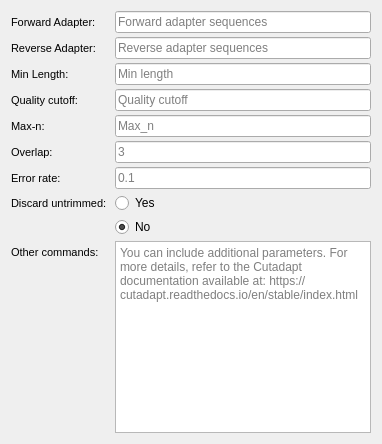
             <widget class="QWidget" name="tab_adapter_trimmig">
              <attribute name="title">
               <string>Adapter Trimming</string>
              </attribute>
              <layout class="QVBoxLayout" name="verticalLayout_2">
               <property name="spacing">
                <number>7</number>
               </property>
               <property name="bottomMargin">
                <number>11</number>
               </property>
               <item>
                <widget class="QFrame" name="frame_adapter">
                 <property name="frameShape">
                  <enum>QFrame::NoFrame</enum>
                 </property>
                 <property name="frameShadow">
                  <enum>QFrame::Plain</enum>
                 </property>
                 <layout class="QFormLayout" name="formLayout">
                  <property name="horizontalSpacing">
                   <number>8</number>
                  </property>
                  <property name="verticalSpacing">
                   <number>4</number>
                  </property>
                  <property name="leftMargin">
                   <number>0</number>
                  </property>
                  <property name="topMargin">
                   <number>0</number>
                  </property>
                  <property name="rightMargin">
                   <number>0</number>
                  </property>
                  <property name="bottomMargin">
                   <number>0</number>
                  </property>
                  <item row="3" column="0">
                   <widget class="QLabel" name="label_forward">
                    <property name="font">
                     <font>
                      <pointsize>8</pointsize>
                      <weight>50</weight>
                      <bold>false</bold>
                     </font>
                    </property>
                    <property name="mouseTracking">
                     <bool>true</bool>
                    </property>
                    <property name="toolTip">
                     <string>Forward reads</string>
                    </property>
                    <property name="whatsThis">
                     <string/>
                    </property>
                    <property name="inputMethodHints">
                     <set>Qt::ImhPreferNumbers</set>
                    </property>
                    <property name="text">
                     <string>Forward Adapter:</string>
                    </property>
                   </widget>
                  </item>
                  <item row="3" column="1">
                   <widget class="QLineEdit" name="lineEdit_forward_trim_adapter">
                    <property name="autoFillBackground">
                     <bool>false</bool>
                    </property>
                    <property name="inputMethodHints">
                     <set>Qt::ImhPreferNumbers</set>
                    </property>
                    <property name="placeholderText">
                     <string>Forward adapter sequences</string>
                    </property>
                    <property name="cursorMoveStyle">
                     <enum>Qt::LogicalMoveStyle</enum>
                    </property>
                    <property name="clearButtonEnabled">
                     <bool>false</bool>
                    </property>
                   </widget>
                  </item>
                  <item row="5" column="0">
                   <widget class="QLabel" name="label_reverse">
                    <property name="font">
                     <font>
                      <pointsize>8</pointsize>
                      <weight>50</weight>
                      <bold>false</bold>
                     </font>
                    </property>
                    <property name="mouseTracking">
                     <bool>true</bool>
                    </property>
                    <property name="toolTip">
                     <string>Reverse reads</string>
                    </property>
                    <property name="whatsThis">
                     <string/>
                    </property>
                    <property name="inputMethodHints">
                     <set>Qt::ImhPreferNumbers</set>
                    </property>
                    <property name="text">
                     <string>Reverse Adapter:</string>
                    </property>
                   </widget>
                  </item>
                  <item row="5" column="1">
                   <widget class="QLineEdit" name="lineEdit_reverse_trim_adapter">
                    <property name="inputMethodHints">
                     <set>Qt::ImhPreferNumbers</set>
                    </property>
                    <property name="placeholderText">
                     <string>Reverse adapter sequences</string>
                    </property>
                   </widget>
                  </item>
                  <item row="7" column="0">
                   <widget class="QLabel" name="label_min">
                    <property name="font">
                     <font>
                      <pointsize>8</pointsize>
                      <weight>50</weight>
                      <bold>false</bold>
                     </font>
                    </property>
                    <property name="mouseTracking">
                     <bool>true</bool>
                    </property>
                    <property name="toolTip">
                     <string>minimum length: Discard processed reads that are shorter than LENGTH</string>
                    </property>
                    <property name="whatsThis">
                     <string/>
                    </property>
                    <property name="inputMethodHints">
                     <set>Qt::ImhPreferNumbers</set>
                    </property>
                    <property name="text">
                     <string>Min Length:</string>
                    </property>
                   </widget>
                  </item>
                  <item row="7" column="1">
                   <widget class="QLineEdit" name="lineEdit_min__trim_adapter">
                    <property name="inputMethodHints">
                     <set>Qt::ImhPreferNumbers</set>
                    </property>
                    <property name="placeholderText">
                     <string>Min length</string>
                    </property>
                   </widget>
                  </item>
                  <item row="9" column="0">
                   <widget class="QLabel" name="label_quality">
                    <property name="font">
                     <font>
                      <pointsize>8</pointsize>
                      <weight>50</weight>
                      <bold>false</bold>
                     </font>
                    </property>
                    <property name="mouseTracking">
                     <bool>true</bool>
                    </property>
                    <property name="toolTip">
                     <string>Quality trimming: this parameter can be used to trim low-quality ends from reads</string>
                    </property>
                    <property name="whatsThis">
                     <string/>
                    </property>
                    <property name="inputMethodHints">
                     <set>Qt::ImhPreferNumbers</set>
                    </property>
                    <property name="text">
                     <string>Quality cutoff:</string>
                    </property>
                   </widget>
                  </item>
                  <item row="9" column="1">
                   <widget class="QLineEdit" name="lineEdit_quality_trim_adapter">
                    <property name="inputMethodHints">
                     <set>Qt::ImhPreferNumbers</set>
                    </property>
                    <property name="placeholderText">
                     <string>Quality cutoff</string>
                    </property>
                   </widget>
                  </item>
                  <item row="11" column="0">
                   <widget class="QLabel" name="label_max">
                    <property name="font">
                     <font>
                      <pointsize>8</pointsize>
                      <weight>50</weight>
                      <bold>false</bold>
                     </font>
                    </property>
                    <property name="mouseTracking">
                     <bool>true</bool>
                    </property>
                    <property name="toolTip">
                     <string>maximum number of N bases: Discard reads containing more than COUNT N bases</string>
                    </property>
                    <property name="whatsThis">
                     <string/>
                    </property>
                    <property name="inputMethodHints">
                     <set>Qt::ImhPreferNumbers</set>
                    </property>
                    <property name="text">
                     <string>Max-n:</string>
                    </property>
                   </widget>
                  </item>
                  <item row="11" column="1">
                   <widget class="QLineEdit" name="lineEdit_max_trim_adapter">
                    <property name="inputMethodHints">
                     <set>Qt::ImhPreferNumbers</set>
                    </property>
                    <property name="placeholderText">
                     <string>Max_n</string>
                    </property>
                   </widget>
                  </item>
                  <item row="13" column="0">
                   <widget class="QLabel" name="label_overlap">
                    <property name="font">
                     <font>
                      <pointsize>8</pointsize>
                      <weight>50</weight>
                      <bold>false</bold>
                     </font>
                    </property>
                    <property name="mouseTracking">
                     <bool>true</bool>
                    </property>
                    <property name="toolTip">
                     <string>Minimum overlap. reducing random matches (default: 3)</string>
                    </property>
                    <property name="whatsThis">
                     <string/>
                    </property>
                    <property name="inputMethodHints">
                     <set>Qt::ImhPreferNumbers</set>
                    </property>
                    <property name="text">
                     <string>Overlap:</string>
                    </property>
                   </widget>
                  </item>
                  <item row="13" column="1">
                   <widget class="QLineEdit" name="lineEdit_overlap_trim_adapter">
                    <property name="inputMethodHints">
                     <set>Qt::ImhPreferNumbers</set>
                    </property>
                    <property name="text">
                     <string/>
                    </property>
                    <property name="placeholderText">
                     <string>3</string>
                    </property>
                   </widget>
                  </item>
                  <item row="15" column="0">
                   <widget class="QLabel" name="label_errorRate">
                    <property name="font">
                     <font>
                      <pointsize>8</pointsize>
                      <weight>50</weight>
                      <bold>false</bold>
                     </font>
                    </property>
                    <property name="mouseTracking">
                     <bool>true</bool>
                    </property>
                    <property name="toolTip">
                     <string>Maximum error rate (default: 0.1)</string>
                    </property>
                    <property name="whatsThis">
                     <string/>
                    </property>
                    <property name="inputMethodHints">
                     <set>Qt::ImhPreferNumbers</set>
                    </property>
                    <property name="text">
                     <string>Error rate:</string>
                    </property>
                   </widget>
                  </item>
                  <item row="15" column="1">
                   <widget class="QLineEdit" name="lineEdit_error_trim_adapter">
                    <property name="inputMethodHints">
                     <set>Qt::ImhPreferNumbers</set>
                    </property>
                    <property name="text">
                     <string/>
                    </property>
                    <property name="placeholderText">
                     <string>0.1</string>
                    </property>
                   </widget>
                  </item>
                  <item row="18" column="0">
                   <widget class="QLabel" name="label_discarduntrim">
                    <property name="font">
                     <font>
                      <pointsize>8</pointsize>
                      <weight>50</weight>
                      <bold>false</bold>
                     </font>
                    </property>
                    <property name="toolTip">
                     <string>Discard reads in which no adapter was found</string>
                    </property>
                    <property name="text">
                     <string>Discard untrimmed:</string>
                    </property>
                   </widget>
                  </item>
                  <item row="18" column="1">
                   <widget class="QRadioButton" name="radioButton_yes_trim_adapter">
                    <property name="text">
                     <string>Yes</string>
                    </property>
                   </widget>
                  </item>
                  <item row="19" column="1">
                   <widget class="QRadioButton" name="radioButton_no_trim_adapter">
                    <property name="text">
                     <string>No</string>
                    </property>
                    <property name="checked">
                     <bool>true</bool>
                    </property>
                   </widget>
                  </item>
                  <item row="20" column="0">
                   <widget class="QLabel" name="label_othercommand">
                    <property name="font">
                     <font>
                      <pointsize>8</pointsize>
                      <weight>50</weight>
                      <bold>false</bold>
                     </font>
                    </property>
                    <property name="mouseTracking">
                     <bool>true</bool>
                    </property>
                    <property name="toolTip">
                     <string>You can include additional parameters. For more details, refer to the Cutadapt documentation available at: https://cutadapt.readthedocs.io/en/stable/index.html</string>
                    </property>
                    <property name="whatsThis">
                     <string/>
                    </property>
                    <property name="inputMethodHints">
                     <set>Qt::ImhPreferNumbers</set>
                    </property>
                    <property name="text">
                     <string>Other commands:</string>
                    </property>
                   </widget>
                  </item>
                  <item row="20" column="1">
                   <widget class="QTextEdit" name="textEdit_othercommand_trim_adapter">
                    <property name="placeholderText">
                     <string>You can include additional parameters. For more details, refer to the Cutadapt documentation available at: https://cutadapt.readthedocs.io/en/stable/index.html</string>
                    </property>
                   </widget>
                  </item>
                 </layout>
                </widget>
               </item>
              </layout>
             </widget>
